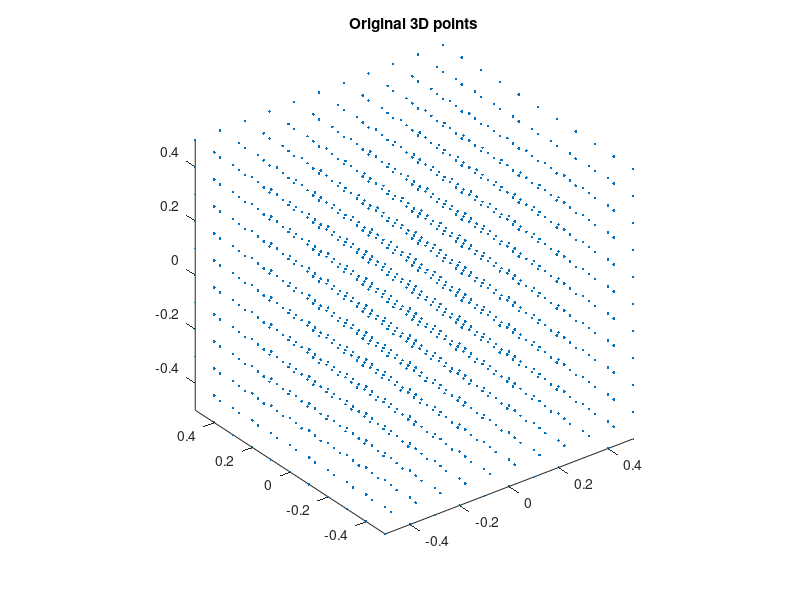

MATLAB code for this plot:
function [ pointList ] = generatePoints( )
%generatePoints Generates a list of points
%   Detailed explanation goes here

% A cube:
% I'm adding the corner points first to ensure that the 5-point used to
% calculate E are not on a plane. All 5-points on a plane seemed to cause
% problems earlier.

pointList = [   -0.5, -0.5, -0.5;
                -0.5, -0.5,  0.5;
                -0.5,  0.5, -0.5;
                -0.5,  0.5,  0.5;
                 0.5, -0.5, -0.5;
                 0.5, -0.5,  0.5;
                 0.5,  0.5, -0.5;
                 0.5,  0.5,  0.5];

% Add interior points
[X, Y, Z] = ndgrid(-0.5:0.1:0.5, -0.5:0.1:0.5, -0.5:0.1:0.5);
pointList = [   pointList;
                X(:), Y(:), Z(:)];

% DEBUG: View points
figure, plot3(pointList(:,1), pointList(:,2), pointList(:,3), '.');
title('Original 3D points');
axis equal;

end

